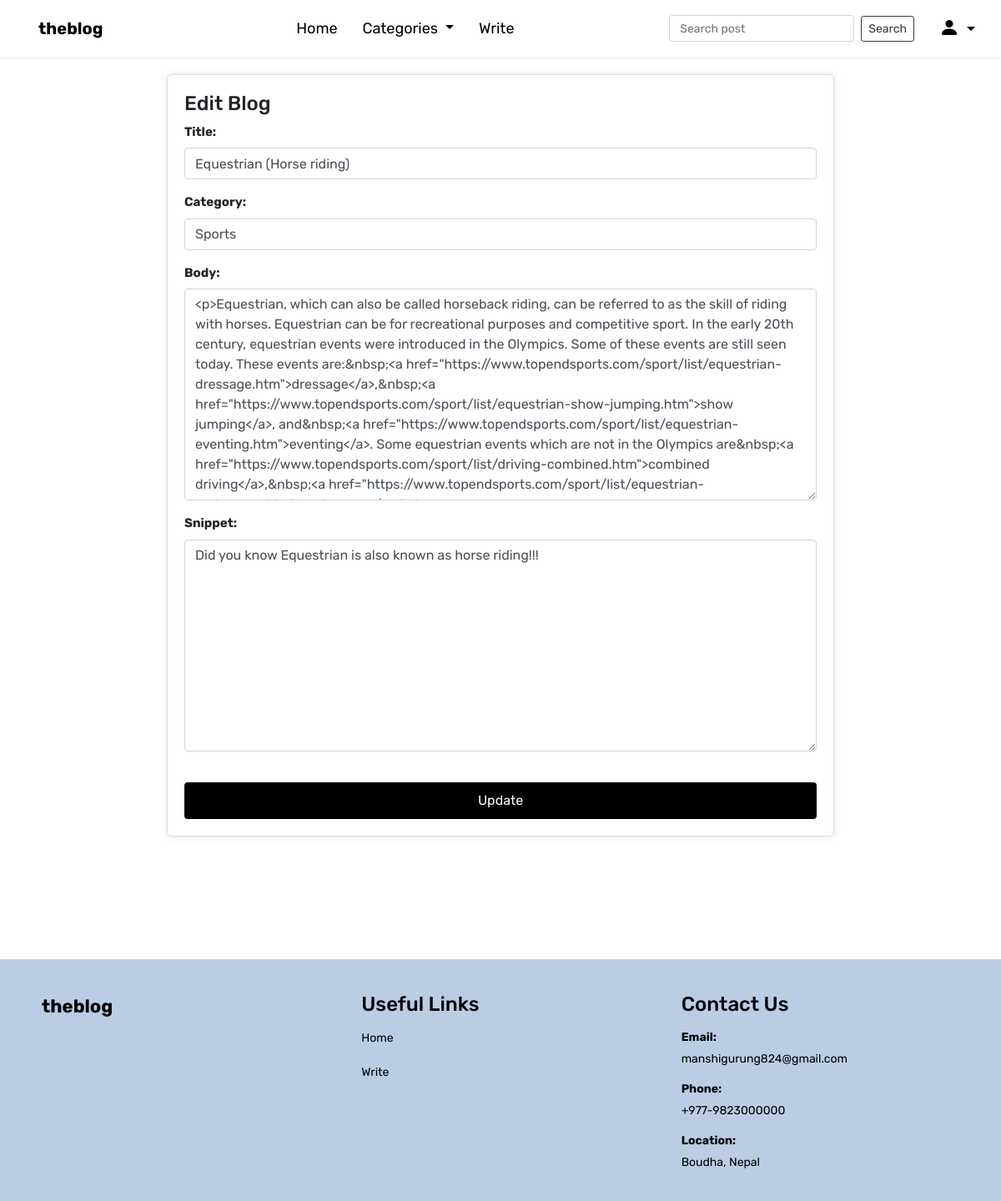
/article/edit/20 (signed in), run on an earlier commit of the app's database.
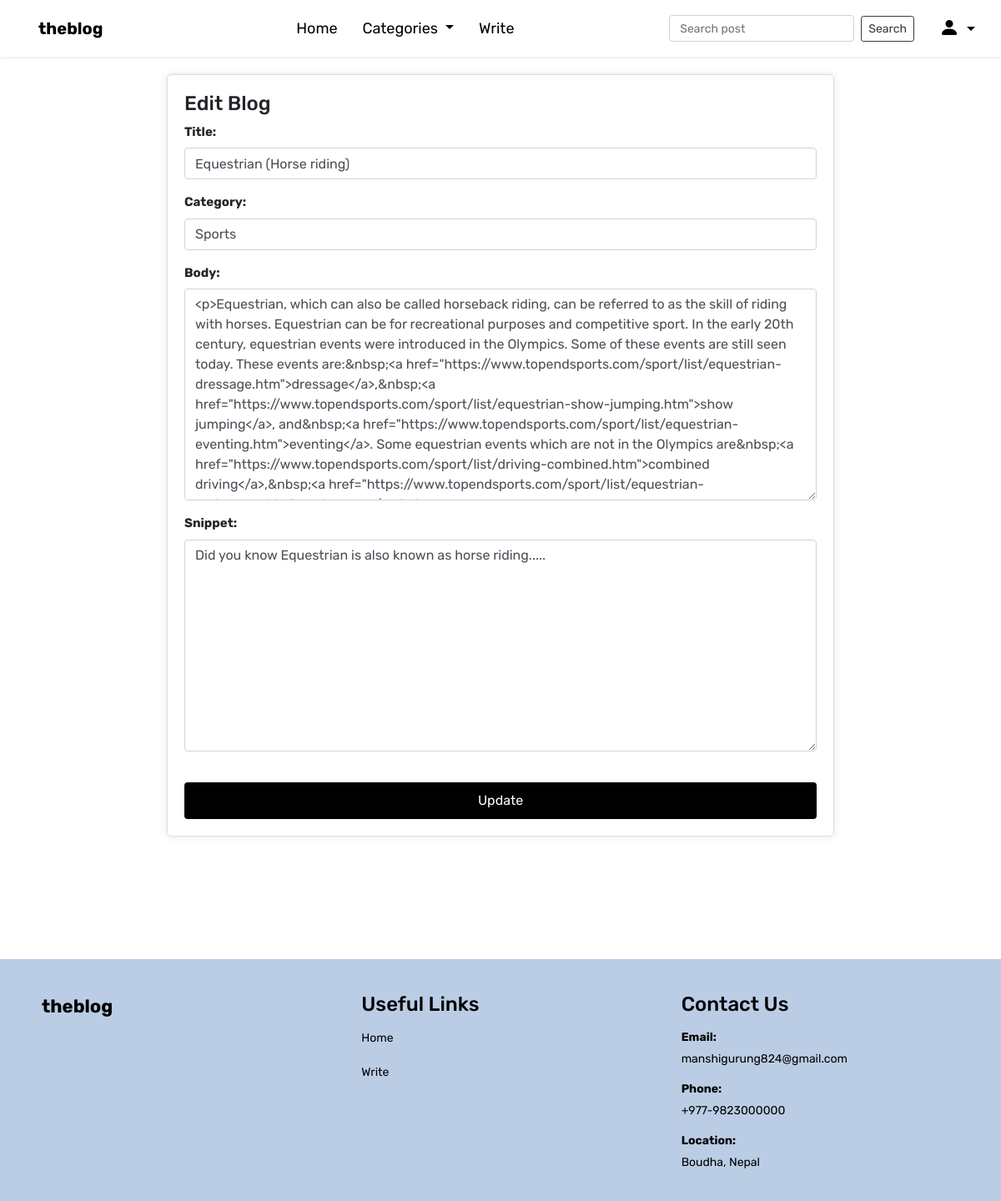
And on a later commit of the database.
### theblog/models.py (models this page shows, shortened)
class Post(models.Model):
	title = models.CharField(max_length=255)
	title_tag = models.CharField(max_length=255, default='Blog', blank=True)
	author = models.ForeignKey(User, on_delete=models.CASCADE)
	body = RichTextField(blank=True, null=True)
	post_date = models.DateField(auto_now_add=True)
	category = models.CharField(max_length=255, default='coding')
	snippet = models.CharField(max_length=255)
	likes = models.ManyToManyField(User, related_name='blog_posts')

### theblog/views.py (the view, shortened to what this page needs)
# urls.py: path('article/edit/<int:pk>', UpdatePostView.as_view(), name="update_post"),
class UpdatePostView(CatMenuMixin, UpdateView):
	model = Post
	form_class = EditForm
	template_name = 'update_post.html'

### theblog/forms.py
class EditForm(forms.ModelForm):
	class Meta:
		model = Post
		fields = ('title', 'title_tag', 'category','body', 'snippet')
		widgets = {
		'title': forms.TextInput(attrs={'class':'form-control'}),
		'title_tag': forms.TextInput(attrs={'class':'form-control', 'type':'hidden'}),
		'category': forms.Select(choices=choice_list, attrs={'class':'form-control'}),
		'body': forms.Textarea(attrs={'class':'form-control'}),
		'snippet': forms.Textarea(attrs={'class':'form-control'}),
		}

### theblog/models.py (called while the page is built)
	def __str__(self):
		return self.name

### theblog/views.py (called while the page is built)
	def get_context_data(self, *args, **kwargs):
		cat_menu = Category.objects.all()
		context = super().get_context_data(*args, **kwargs)
		context["cat_menu"] = cat_menu
		return context

### theblog/templates/update_post.html (shortened to what this page needs)
{% extends 'base.html' %}
{% block content %}
{% if user.is_authenticated %}
	{% if user.id == post.author.id %}
		<div class="form-group">
			<h4>Edit Blog</h4>
			<form method="POST">
				{{ form.as_p }}
				<br>
				<button class="btn btn-secondary">Update</button>
			</form>
		</div>
		<br><br>
	{% else%}
		You're not allowed here
	{% endif %}
{% else %}
You are not allowed here
{% endif %}
{% endblock %}

What changed in the data, as far as the page shows it:
changed Post "Equestrian (Horse riding)": snippet "Did you know Equestrian is also known as horse riding!!!" → "Did you know Equestrian is also known as horse riding....."
